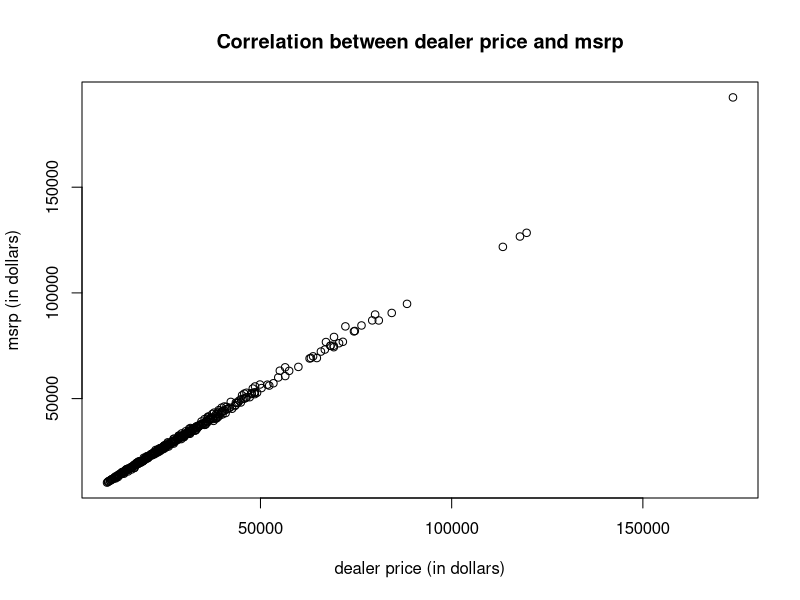
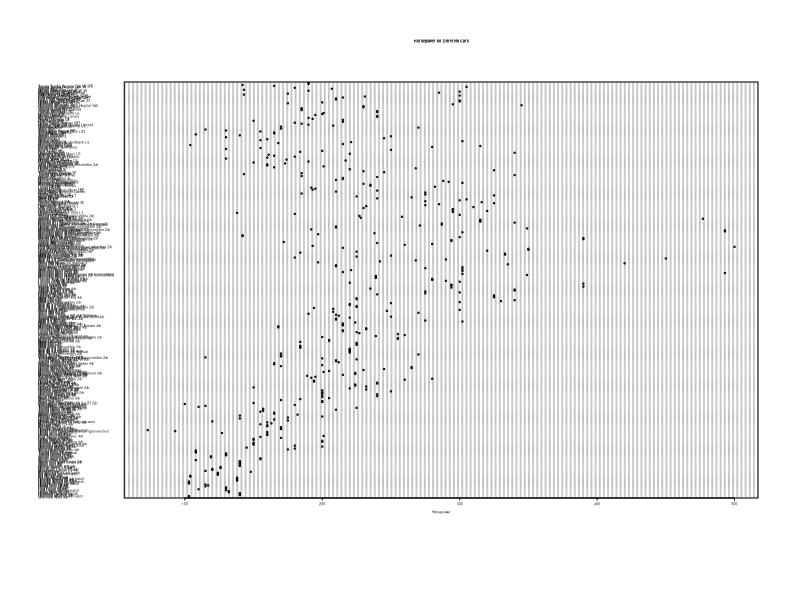
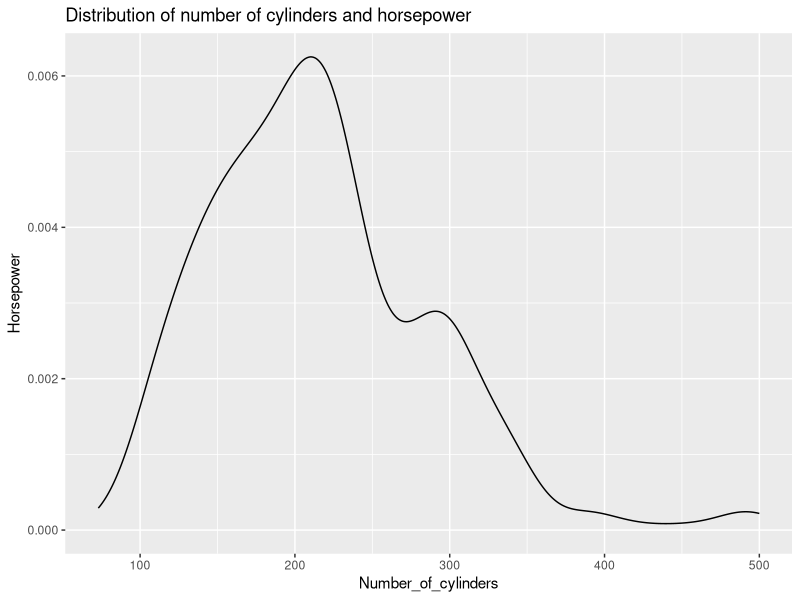

Recreate these plots in R, in order. (Note: this script raises an error after producing the figures.)
require("ggplot2")
require("lattice")

cars <- read.csv("04cars.csv")

dealer <- cars$Dealer_cost
msrp <- cars$MSRP

# Basic Plots
plot(dealer, msrp, main = "Correlation between dealer price and msrp", xlab = "dealer price (in dollars)", ylab = "msrp (in dollars)")

dotchart(cars$Horsepower, labels = unique(cars$Vehicle_Name), cex = .2, main = "Horsepower for Different Cars", xlab = "Horsepower")

# ggplot2
qplot(Horsepower, 
      data = cars, 
      geom = "density", 
      fill= Horsepower, 
      alpha =I(.5), 
      main = "Distribution of number of cylinders and horsepower", 
      xlab = "Number_of_cylinders", 
      ylab = "Horsepower" )

qplot(cars$City_miles_per_gallon, 
      cars$Wheel_Base_.inches., 
      data = cars, 
      facets = cars$All.Wheel_Drive ~ cars$Rear.Wheel_Drive,
      main = "Plot Matrix separating different drive types (0 for All Wheel and 1 for Rear Wheel)",
      xlab = "Miles per gallon",
      ylab = "Wheel Base (in inches)")

# Lattice

densityplot(~msrp, main = "Density Plot by MSRP", xlab = "MSRP", ylab = "Density")

barchart(cars$Width_.inches.~cars$Length_.inches., main = "Relationship of Car Length and Width", xlab = "car length", ylab = "car width")
